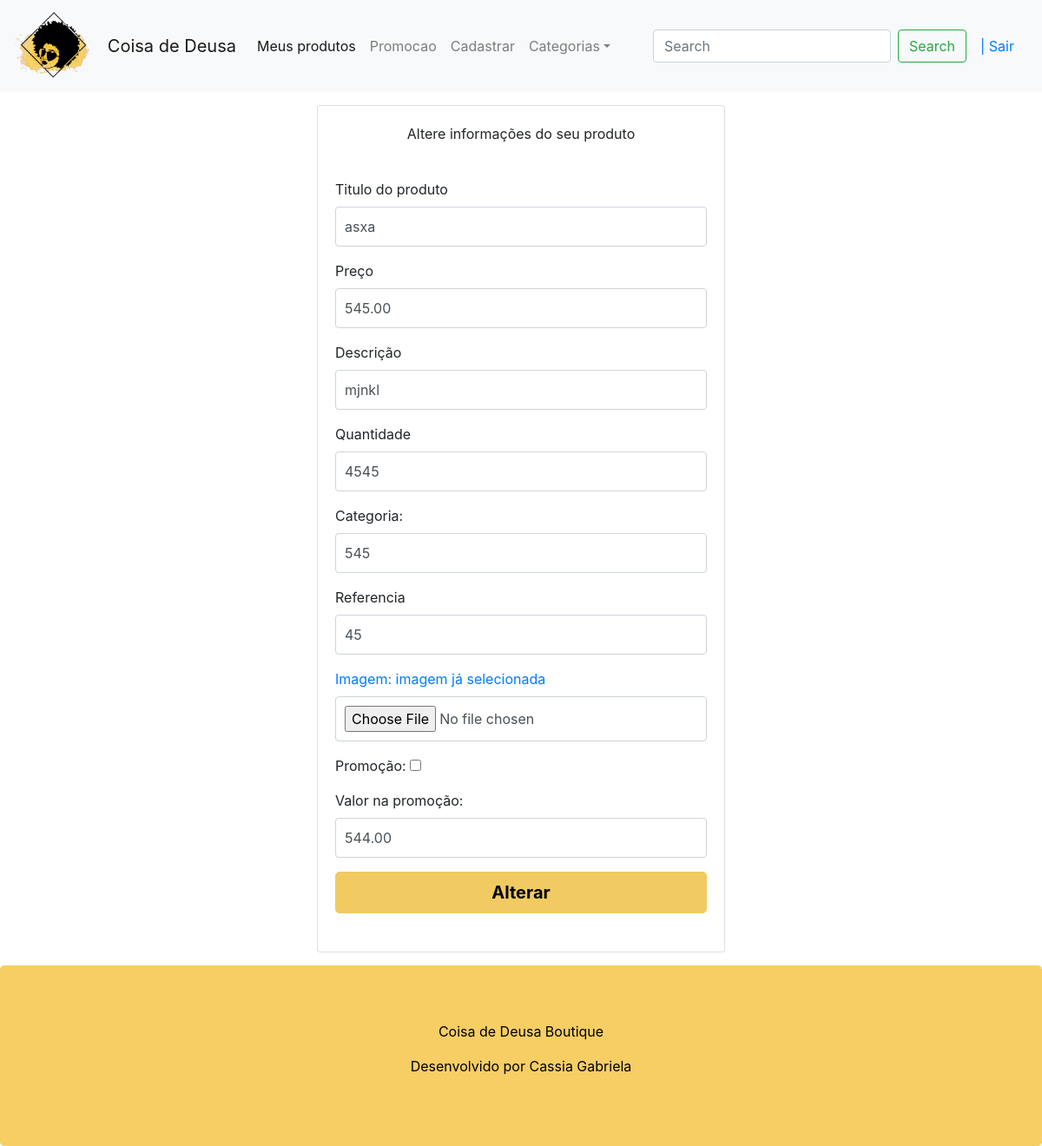
Page /editar/10 (signed in) on the earlier database version.
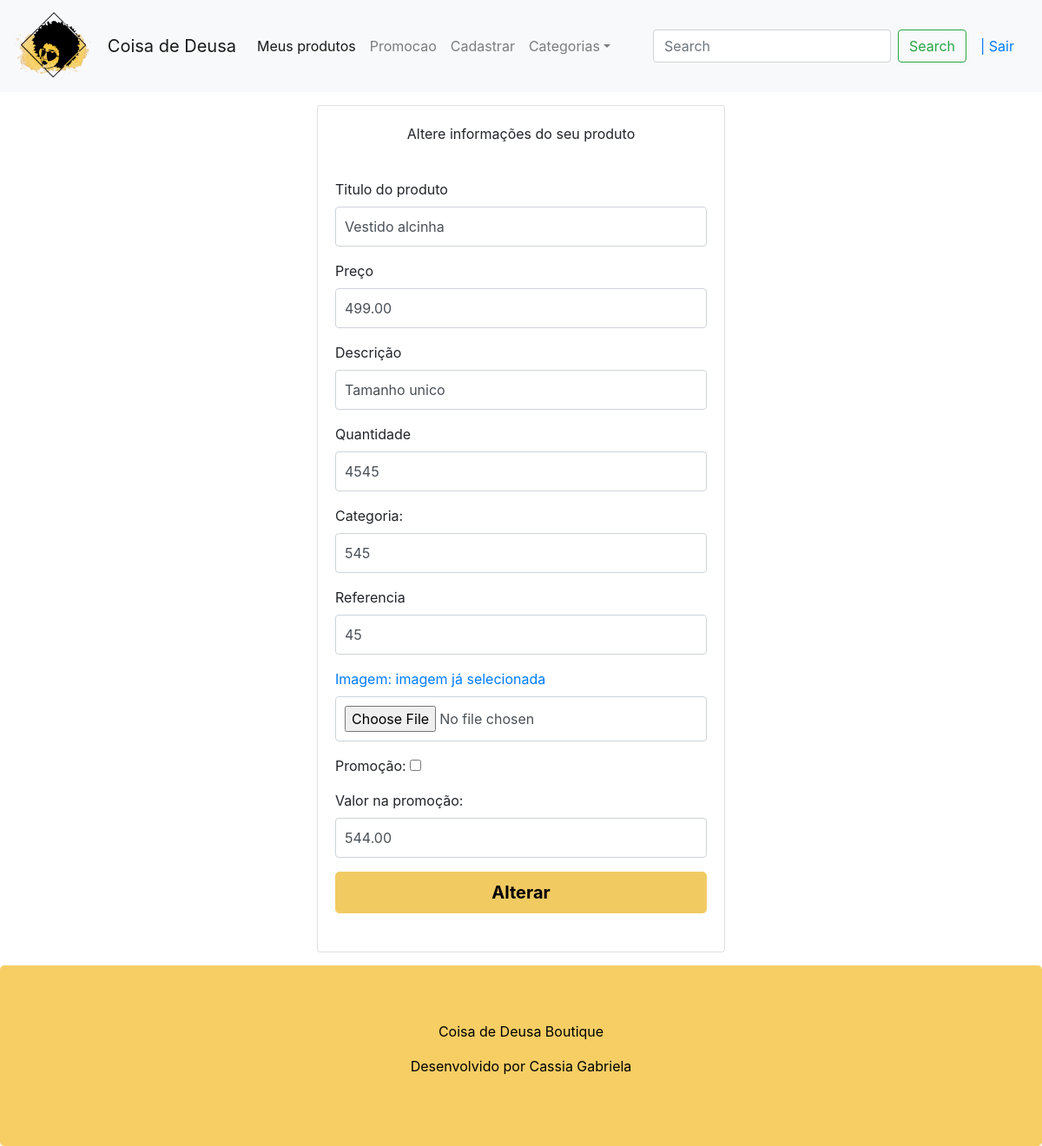
Same page on the later database version.
### contas/models.py (models this page shows, shortened)
class Produto(models.Model):
    titulo = models.CharField(max_length=100)
    descricao = models.TextField()
    referencia = models.CharField(max_length=5,)
    preco = models.DecimalField(max_digits=8,decimal_places=2)
    imagem = models.ImageField(null=True, upload_to='images')
    quantidade = models.IntegerField(null=True)
    promocao = models.BooleanField(null=True, default=False)
    precopromocao = models.DecimalField(max_digits=8,decimal_places=2, null=True, blank=True)
    categoria = models.CharField(max_length=50, null=True)
    user = models.ForeignKey(User, on_delete=models.CASCADE)
    class Meta:
        db_table = 'Produto'

### contas/views.py (the view, shortened to what this page needs)
# urls.py: path('editar/<pk>', views.AtualizarProdutoView.as_view(), name='edite'),
class AtualizarProdutoView(LoginRequiredMixin, UpdateView):
    model = Produto
    context_object_name = 'produto'
    template_name = 'editar_produtos.html'
    fields = ['titulo','descricao','preco']

### templates/editar_produtos.html (shortened to what this page needs)
{% extends "page.html" %}
{% block content %}
     <form enctype="multipart/form-data" class="form-signin", action="{% url 'edite' produto.id %}" , method="POST"> {% csrf_token %}
        <div class="card w-100" >
           <div class="card-body">
                <p align="center"> Altere informações do seu produto </p> <br>
                <div class="form-group">
                    <label for="text"> Titulo do produto </label>
                    <input type="text" class="form-control" id="titulo" name="titulo" value="{{ produto.titulo }}" >
                </div>
                <div class="form-group">
                    <label for="text">Preço</label>
                    <input type="text" class="form-control" id="preco" name="preco" value="{{ produto.preco }}" required>
                </div>
                <div class="form-group">
                    <label for="text">Descrição</label>
                    <input type="text" class="form-control" id="descricao" name="descricao" value="{{ produto.descricao }}"required>
                </div>
                <div class="form-group">
                    <label for="text">Quantidade</label>
                    <input type="text" class="form-control" id="quantidade" name="quantidade" value="{{ produto.quantidade }}" required>
                </div>
                <div class="form-group">
                    <label for="text">Categoria:</label>
                    <input type="text" class="form-control" id="categoria" name="categoria" value="{{ produto.categoria }}" required>
                </div>
                <div class="form-group">
                    <label for="text">Referencia</label>
                    <input type="text" class="form-control" id="referencia" name="referencia" value="{{ produto.referencia }}" required>
                </div>
               <div class="form-group">
                   <a href="/media/{{ produto.imagem }}/"> <label for="text">Imagem: imagem já selecionada</label></a>
                    <input type="file" class="form-control" name="imagem"  id="imagem" value="{{ produto.imagem.url }}" accept="image/*">
                </div>
                <div class="form-group">
                    Promoção: <input type="checkbox" id="descricao" name="descricao" value="sim">
                </div>
                <div class="form-group">
                    <label for="text">Valor na promoção: </label>
                    <input type="text" class="form-control" id="precopromocao" name="precopromocao" value="{{ produto.precopromocao }}">
                </div>
                    <button type="submit" class="btn btn-lg btn-primary btn-block" style="color: black;font-weight: bold"> Alterar </button>
            <br>
            </div>
        </div>
     </form>
{% endblock %}

Differences in the rows shown:
changed Produto: titulo "asxa" → "Vestido alcinha"; preco "545.00" → "499.00"; descricao "mjnkl" → "Tamanho unico"
